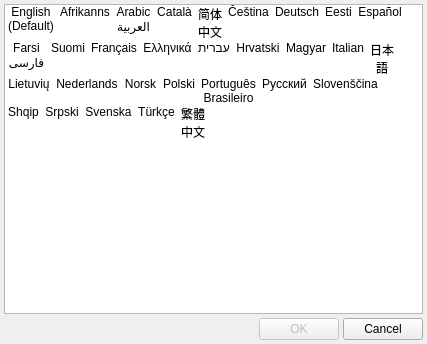
<?xml version="1.0" encoding="UTF-8"?>
<ui version="4.0">
 <class>DialogLanguage</class>
 <widget class="QDialog" name="DialogLanguage">
  <property name="windowModality">
   <enum>Qt::ApplicationModal</enum>
  </property>
  <property name="geometry">
   <rect>
    <x>0</x>
    <y>0</y>
    <width>427</width>
    <height>344</height>
   </rect>
  </property>
  <property name="minimumSize">
   <size>
    <width>427</width>
    <height>344</height>
   </size>
  </property>
  <property name="maximumSize">
   <size>
    <width>427</width>
    <height>344</height>
   </size>
  </property>
  <property name="windowTitle">
   <string>Select Language</string>
  </property>
  <property name="windowIcon">
   <iconset resource="../Resource.qrc">
    <normaloff>:/Resource/Generic/Language.png</normaloff>:/Resource/Generic/Language.png</iconset>
  </property>
  <property name="autoFillBackground">
   <bool>true</bool>
  </property>
  <property name="modal">
   <bool>true</bool>
  </property>
  <layout class="QGridLayout" name="gridLayout_2">
   <property name="margin">
    <number>0</number>
   </property>
   <property name="spacing">
    <number>0</number>
   </property>
   <item row="1" column="0">
    <layout class="QGridLayout" name="gridLayoutFooter">
     <property name="margin">
      <number>4</number>
     </property>
     <property name="spacing">
      <number>4</number>
     </property>
     <item row="1" column="0">
      <spacer name="horizontalSpacerFooter">
       <property name="orientation">
        <enum>Qt::Horizontal</enum>
       </property>
       <property name="sizeHint" stdset="0">
        <size>
         <width>40</width>
         <height>20</height>
        </size>
       </property>
      </spacer>
     </item>
     <item row="1" column="1">
      <widget class="QPushButton" name="pushButtonOK">
       <property name="enabled">
        <bool>false</bool>
       </property>
       <property name="text">
        <string>OK</string>
       </property>
      </widget>
     </item>
     <item row="1" column="2">
      <widget class="QPushButton" name="pushButtonCancel">
       <property name="text">
        <string>Cancel</string>
       </property>
      </widget>
     </item>
     <item row="0" column="0" colspan="3">
      <widget class="QListWidget" name="listWidgetLanguages">
       <property name="resizeMode">
        <enum>QListView::Adjust</enum>
       </property>
       <property name="layoutMode">
        <enum>QListView::SinglePass</enum>
       </property>
       <property name="viewMode">
        <enum>QListView::IconMode</enum>
       </property>
       <property name="wordWrap">
        <bool>true</bool>
       </property>
       <property name="currentRow">
        <number>-1</number>
       </property>
       <property name="sortingEnabled">
        <bool>false</bool>
       </property>
       <item>
        <property name="text">
         <string notr="true">English (Default)</string>
        </property>
        <property name="icon">
         <iconset resource="../Resource.qrc">
          <normaloff>:/Resource/Flags/enlang.png</normaloff>:/Resource/Flags/enlang.png</iconset>
        </property>
       </item>
       <item>
        <property name="text">
         <string notr="true">Afrikanns</string>
        </property>
        <property name="icon">
         <iconset resource="../Resource.qrc">
          <normaloff>:/Resource/Flags/za.png</normaloff>:/Resource/Flags/za.png</iconset>
        </property>
       </item>
       <item>
        <property name="text">
         <string notr="true">Arabic العربية</string>
        </property>
        <property name="icon">
         <iconset resource="../Resource.qrc">
          <normaloff>:/Resource/Flags/ae.png</normaloff>:/Resource/Flags/ae.png</iconset>
        </property>
       </item>
       <item>
        <property name="text">
         <string notr="true">Català</string>
        </property>
        <property name="icon">
         <iconset resource="../Resource.qrc">
          <normaloff>:/Resource/Flags/ad.png</normaloff>:/Resource/Flags/ad.png</iconset>
        </property>
       </item>
       <item>
        <property name="text">
         <string notr="true">简体中文</string>
        </property>
        <property name="icon">
         <iconset resource="../Resource.qrc">
          <normaloff>:/Resource/Flags/cn.png</normaloff>:/Resource/Flags/cn.png</iconset>
        </property>
       </item>
       <item>
        <property name="text">
         <string notr="true">Čeština</string>
        </property>
        <property name="icon">
         <iconset resource="../Resource.qrc">
          <normaloff>:/Resource/Flags/cz.png</normaloff>:/Resource/Flags/cz.png</iconset>
        </property>
       </item>
       <item>
        <property name="text">
         <string notr="true">Deutsch</string>
        </property>
        <property name="icon">
         <iconset resource="../Resource.qrc">
          <normaloff>:/Resource/Flags/de.png</normaloff>:/Resource/Flags/de.png</iconset>
        </property>
       </item>
       <item>
        <property name="text">
         <string notr="true">Eesti</string>
        </property>
        <property name="icon">
         <iconset resource="../Resource.qrc">
          <normaloff>:/Resource/Flags/ee.png</normaloff>:/Resource/Flags/ee.png</iconset>
        </property>
       </item>
       <item>
        <property name="text">
         <string notr="true">Español</string>
        </property>
        <property name="icon">
         <iconset resource="../Resource.qrc">
          <normaloff>:/Resource/Flags/eslang.png</normaloff>:/Resource/Flags/eslang.png</iconset>
        </property>
       </item>
       <item>
        <property name="text">
         <string notr="true">Farsi فارسی</string>
        </property>
        <property name="icon">
         <iconset resource="../Resource.qrc">
          <normaloff>:/Resource/Flags/ir.png</normaloff>:/Resource/Flags/ir.png</iconset>
        </property>
       </item>
       <item>
        <property name="text">
         <string notr="true">Suomi</string>
        </property>
        <property name="icon">
         <iconset resource="../Resource.qrc">
          <normaloff>:/Resource/Flags/fi.png</normaloff>:/Resource/Flags/fi.png</iconset>
        </property>
       </item>
       <item>
        <property name="text">
         <string notr="true">Français</string>
        </property>
        <property name="icon">
         <iconset resource="../Resource.qrc">
          <normaloff>:/Resource/Flags/fr.png</normaloff>:/Resource/Flags/fr.png</iconset>
        </property>
       </item>
       <item>
        <property name="text">
         <string notr="true">Ελληνικά</string>
        </property>
        <property name="icon">
         <iconset resource="../Resource.qrc">
          <normaloff>:/Resource/Flags/gr.png</normaloff>:/Resource/Flags/gr.png</iconset>
        </property>
       </item>
       <item>
        <property name="text">
         <string notr="true">עברית</string>
        </property>
        <property name="icon">
         <iconset resource="../Resource.qrc">
          <normaloff>:/Resource/Flags/il.png</normaloff>:/Resource/Flags/il.png</iconset>
        </property>
       </item>
       <item>
        <property name="text">
         <string notr="true">Hrvatski</string>
        </property>
        <property name="icon">
         <iconset resource="../Resource.qrc">
          <normaloff>:/Resource/Flags/hr.png</normaloff>:/Resource/Flags/hr.png</iconset>
        </property>
       </item>
       <item>
        <property name="text">
         <string notr="true">Magyar</string>
        </property>
        <property name="icon">
         <iconset resource="../Resource.qrc">
          <normaloff>:/Resource/Flags/hu.png</normaloff>:/Resource/Flags/hu.png</iconset>
        </property>
       </item>
       <item>
        <property name="text">
         <string notr="true">Italian</string>
        </property>
        <property name="icon">
         <iconset resource="../Resource.qrc">
          <normaloff>:/Resource/Flags/it.png</normaloff>:/Resource/Flags/it.png</iconset>
        </property>
       </item>
       <item>
        <property name="text">
         <string notr="true">日本語</string>
        </property>
        <property name="icon">
         <iconset resource="../Resource.qrc">
          <normaloff>:/Resource/Flags/jp.png</normaloff>:/Resource/Flags/jp.png</iconset>
        </property>
       </item>
       <item>
        <property name="text">
         <string notr="true">Lietuvių</string>
        </property>
        <property name="icon">
         <iconset resource="../Resource.qrc">
          <normaloff>:/Resource/Flags/lt.png</normaloff>:/Resource/Flags/lt.png</iconset>
        </property>
       </item>
       <item>
        <property name="text">
         <string notr="true">Nederlands</string>
        </property>
        <property name="icon">
         <iconset resource="../Resource.qrc">
          <normaloff>:/Resource/Flags/nl.png</normaloff>:/Resource/Flags/nl.png</iconset>
        </property>
       </item>
       <item>
        <property name="text">
         <string notr="true">Norsk</string>
        </property>
        <property name="icon">
         <iconset resource="../Resource.qrc">
          <normaloff>:/Resource/Flags/no.png</normaloff>:/Resource/Flags/no.png</iconset>
        </property>
       </item>
       <item>
        <property name="text">
         <string notr="true">Polski</string>
        </property>
        <property name="icon">
         <iconset resource="../Resource.qrc">
          <normaloff>:/Resource/Flags/pl.png</normaloff>:/Resource/Flags/pl.png</iconset>
        </property>
       </item>
       <item>
        <property name="text">
         <string notr="true">Português Brasileiro</string>
        </property>
        <property name="icon">
         <iconset resource="../Resource.qrc">
          <normaloff>:/Resource/Flags/br.png</normaloff>:/Resource/Flags/br.png</iconset>
        </property>
       </item>
       <item>
        <property name="text">
         <string notr="true">Pусский</string>
        </property>
        <property name="icon">
         <iconset resource="../Resource.qrc">
          <normaloff>:/Resource/Flags/ru.png</normaloff>:/Resource/Flags/ru.png</iconset>
        </property>
       </item>
       <item>
        <property name="text">
         <string notr="true">Slovenščina</string>
        </property>
        <property name="icon">
         <iconset resource="../Resource.qrc">
          <normaloff>:/Resource/Flags/si.png</normaloff>:/Resource/Flags/si.png</iconset>
        </property>
       </item>
       <item>
        <property name="text">
         <string notr="true">Shqip</string>
        </property>
        <property name="icon">
         <iconset resource="../Resource.qrc">
          <normaloff>:/Resource/Flags/al.png</normaloff>:/Resource/Flags/al.png</iconset>
        </property>
       </item>
       <item>
        <property name="text">
         <string notr="true">Srpski</string>
        </property>
        <property name="icon">
         <iconset resource="../Resource.qrc">
          <normaloff>:/Resource/Flags/hr.png</normaloff>:/Resource/Flags/hr.png</iconset>
        </property>
       </item>
       <item>
        <property name="text">
         <string notr="true">Svenska</string>
        </property>
        <property name="icon">
         <iconset resource="../Resource.qrc">
          <normaloff>:/Resource/Flags/se.png</normaloff>:/Resource/Flags/se.png</iconset>
        </property>
       </item>
       <item>
        <property name="text">
         <string notr="true">Türkçe</string>
        </property>
        <property name="icon">
         <iconset resource="../Resource.qrc">
          <normaloff>:/Resource/Flags/tr.png</normaloff>:/Resource/Flags/tr.png</iconset>
        </property>
       </item>
       <item>
        <property name="text">
         <string notr="true">繁體中文</string>
        </property>
        <property name="icon">
         <iconset resource="../Resource.qrc">
          <normaloff>:/Resource/Flags/tw.png</normaloff>:/Resource/Flags/tw.png</iconset>
        </property>
       </item>
      </widget>
     </item>
    </layout>
   </item>
  </layout>
 </widget>
 <resources>
  <include location="../Resource.qrc"/>
 </resources>
 <connections/>
</ui>
